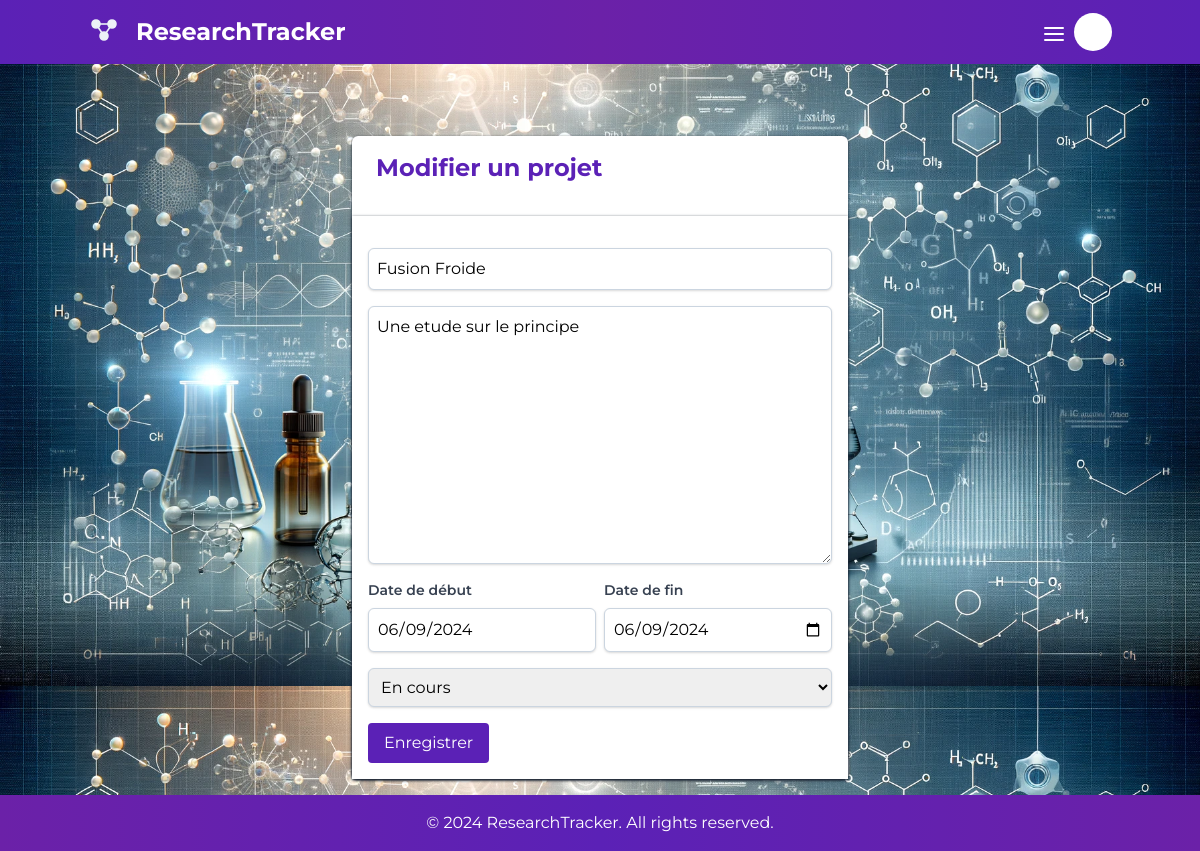
/projets/edit/1/, run on the app's committed database.
### projects/models.py (models this page shows, shortened)
class Project(models.Model):
    STATUS_CHOICES = [
        ('in_progress', 'En cours'),
        ('published', 'Publié'),
        ('rejected', 'Rejeté'),
        ('corrected', 'Corrigé'),
    ]
    user = models.ForeignKey(settings.AUTH_USER_MODEL, related_name='owned_projects', on_delete=models.CASCADE)
    collaborators = models.ManyToManyField(settings.AUTH_USER_MODEL, related_name='collaborative_projects', blank=True)
    title = models.CharField(max_length=200)
    description = models.TextField()
    start_date = models.DateField()
    end_date = models.DateField()
    status = models.CharField(max_length=20, choices=STATUS_CHOICES, default='in_progress')

### projects/views.py (the view)
# urls.py: path('edit/<int:pk>/', ProjectUpdateView.as_view(), name='project-edit'),
class ProjectUpdateView(UpdateView):
    model = Project
    form_class = ProjectForm
    template_name = 'projects/project_form.html'
    success_url = reverse_lazy('project-list')
    def get_context_data(self, **kwargs):
        context = super().get_context_data(**kwargs)
        context['action'] = 'Modifier un projet'
        return context

### projects/templates/projects/project_form.html (shortened to what this page needs)
{% extends "base.html" %}
{% block content %}
<div class="container mx-auto mt-10 w-1/2 rounded-md bg-white shadow shadow-gray-800">
    <h2 class="text-2xl p-4 font-bold text-violet-800 my-4 mx-2">{{ action }}</h2>
    <form method="post" class="space-y-4 bg-white shadow shadow-gray-800 p-4 ">
        <div>
            {{ form.title }}
        </div>
        <div>
            {{ form.description }}
        </div>
          <div class="mb-4 flex items-center">
            <div class="w-1/2 mr-2">
                <label class="block text-gray-700 text-sm font-semibold mb-2" for="id_start_date">Date de début</label>
                {{ form.start_date }}
            </div>
            <div class="w-1/2">
                <label class="block text-gray-700 text-sm font-semibold mb-2" for="id_end_date">Date de fin</label>
                {{ form.end_date }}
            </div>
        </div>
        <div>
            {{ form.status }}
        </div>
        <div>
            <button type="submit" class="bg-violet-800 text-white px-4 py-2 rounded hover:bg-violet-950">Enregistrer</button>
        </div>
    </form>
</div>
{% endblock %}

### data on the page
Project: title "Fusion Froide", description "Une etude sur le principe", start_date "06/09/2024", end_date "06/09/2024", status "En cours"

### other printed values
{{ action }} "Modifier un projet"
